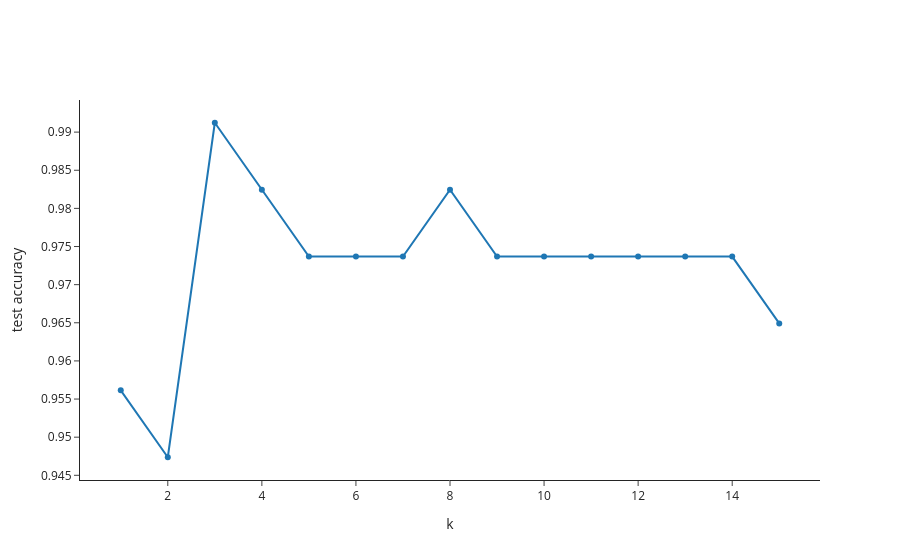

The cell this chart's notebook holds for it:
### Markdown cell above
## Choosing k
Heuristic: the square root of the number of training rows, made odd.

### Code cell
print("sqrt(n) =", np.sqrt(len(X_train)))

# Experiment: one model per k, scored on the test set (quick, but it lets the test set pick k)
ks = range(1, 16)
test_acc = [accuracy_score(y_test, KNeighborsClassifier(n_neighbors=k).fit(X_train_s, y_train).predict(X_test_s)) for k in ks]
go.Figure(go.Scatter(x=list(ks), y=test_acc, mode="lines+markers")).update_layout(
    template="simple_white", xaxis_title="k", yaxis_title="test accuracy")

### Figure 1 — Plotly figure (JSON) as saved in the notebook; plotly's stock layout.template omitted (floating-point values rounded to 4 significant figures)
{"data": [{"mode": "lines+markers", "type": "scatter", "x": [1, 2, 3, 4, 5, 6, 7, 8, 9, 10, 11, 12, 13, 14, 15], "y": [0.9561, 0.9474, 0.9912, 0.9825, 0.9737, 0.9737, 0.9737, 0.9825, 0.9737, 0.9737, 0.9737, 0.9737, 0.9737, 0.9737, 0.9649]}], "layout": {"xaxis": {"title": {"text": "k"}}, "yaxis": {"title": {"text": "test accuracy"}}}}
